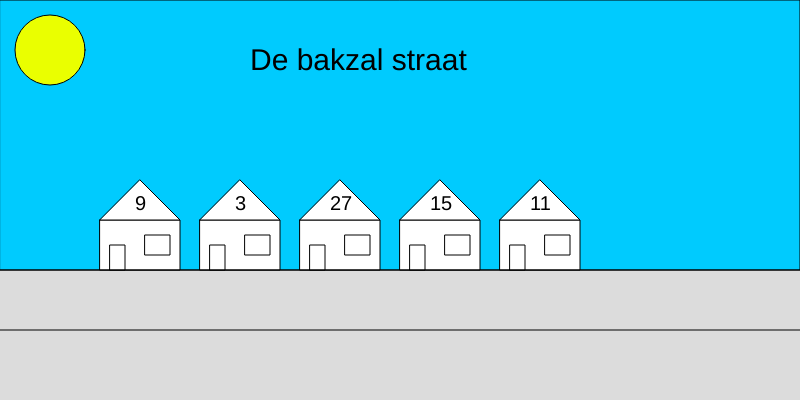
Frame 1 (no input)
Frame 60 (no input): identical to frame 1, image omitted
Frame 120 (the mouse pressed at the canvas centre since frame 60): identical to frame 1, image omitted

The p5.js sketch that drew this single still picture (run headless with seeded random() and noise() and a simulated clock; from frame 60 on, the mouse is pressed at the canvas centre):

// p5.js sketch
// ── sketch.js
function setup() {
  createCanvas(800, 400);
}

function tekenHuis(x, y) {
  fill("rgb(255, 255, 255)");
  rect(x, y, 80, 50);
  triangle(x, y, x + 80, y, x + 40, y - 40);
  rect(x + 10, y + 25, 15, 25);
  rect(x + 45, y + 15, 25, 20);
}

function tekenCircle(x, y, d) {
  fill("rgb(234, 255, 0)");
  circle(x, y, d);
}

function tekenRechthoek(x, y, w, h) {
  fill("rgb(0, 203, 254)");
  rect(x, y, w, h);
}

function tekenLijn(x1, y1, x2, y2) {
  fill(0);
  line(x1, y1, x2, y2);
}

function tekenText(x, y, kleur, size) {
  textSize(size);
  fill(kleur);
  text("De bakzal straat", x, y);
}

function optelGetal(a, b) {
  textSize(20);
  return a + b;
}

function deelGetal(a, b) {
  textSize(20);
  return a / b;
}

function keerGetal(a, b) {
  textSize(20);
  return a * b;
}

function minGetal(a, b) {
  textSize(20);
  return a - b;
}

function draw() {
  background(220);

  // tekent de blauwe lucht
  tekenRechthoek(0, 0, 800, 270);

  // tekent de huizen
  tekenHuis(100, 220);
  tekenHuis(200, 220);
  tekenHuis(300, 220);
  tekenHuis(400, 220);
  tekenHuis(500, 220);

  // tekent de zon 
  tekenCircle(50, 50, 70);

  // tekent de weg
  tekenLijn(0, 270, 800, 270);
  tekenLijn(0, 330, 800, 330);

  // tekent de straat naam
  tekenText(250, 70, 0, 30);

  // print het optel, deel, keer en min getal
  text(optelGetal(3, 6), 135, 210);
  text(deelGetal(12, 4), 235, 210);
  text(keerGetal(9, 3), 330, 210);
  text(minGetal(27, 12), 430, 210);
  text(optelGetal(5, 6), 530, 210);
}
